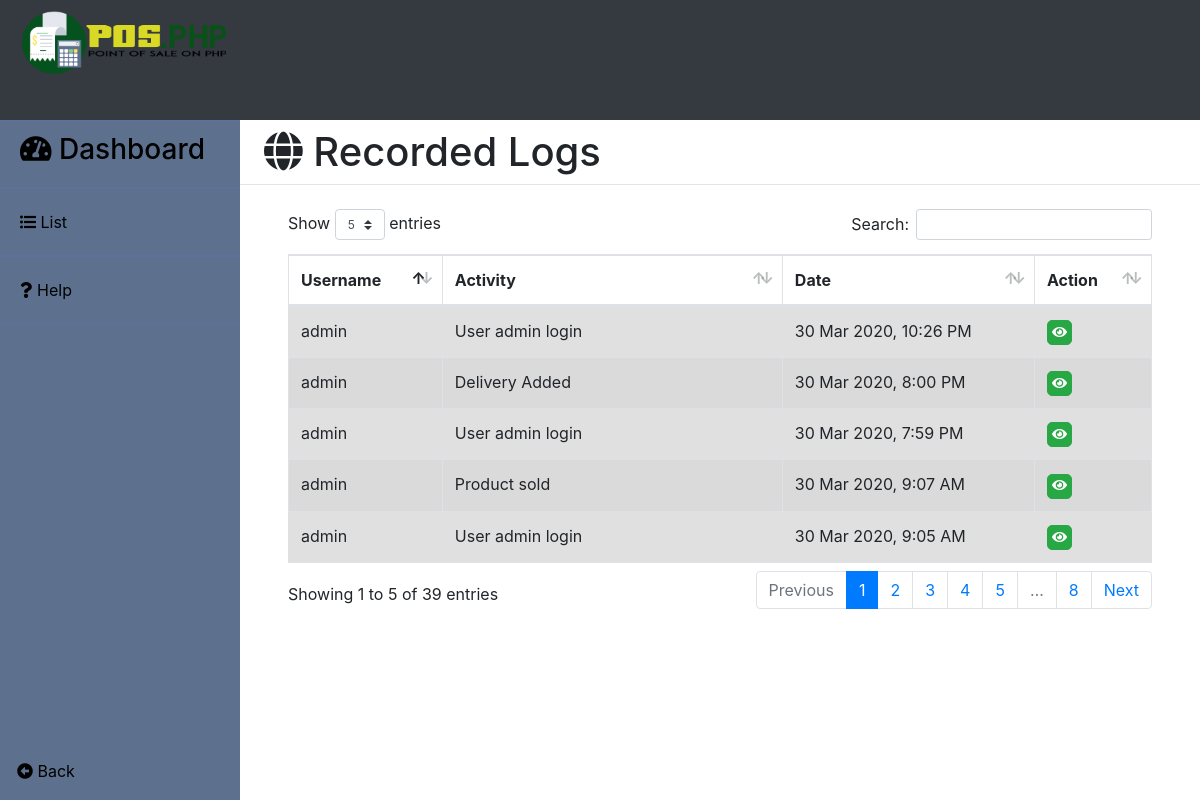
Screenshot of /logs/logs.php (signed in) with the database file from the repository.
### tables this page shows
CREATE TABLE `logs` (
  `id` int(11) NOT NULL,
  `username` varchar(30) NOT NULL,
  `purpose` varchar(30) NOT NULL,
  `logs_time` datetime NOT NULL DEFAULT current_timestamp()
);

### logs/logs.php (the view, shortened to what this page needs)
<?php
	include("../server/connection.php");
	$sql = "SELECT * FROM logs ORDER BY id DESC";
	$result	= mysqli_query($db, $sql);
	?>
<!DOCTYPE html>
<html>
<head>
	<?php include('../templates/head1.php');?>
</head>
<body>
	<div class="contain h-100">
		<?php include('../logs/base.php');?>
		<div>
			<h1 class="ml-4 pt-2"><i class="fas fa-globe"></i> Recorded Logs</h1>
			<hr class="mt-0 mb-0">
			<div class="table-responsive mt-4 pl-5 pr-5">
				<table class="table table-striped table-bordered" id="logs_table" style="margin-top: -22px;">
				<thead>
					<tr>
						<th scope="col" class="column-text">Username</th>
						<th scope="col" class="column-text">Activity</th>
						<th scope="col" class="column-text">Date</th>
						<th scope="col" class="column-text">Action</th>
					</tr>
				</thead>
				<tbody class="table-hover">
					<?php
						while($row = mysqli_fetch_assoc($result)){
				  	?>
					<tr class="table-active">
						<td><?php echo $row['username'];?></td>
						<td><?php echo $row['purpose'];?></td>
						<td><?php echo date('d M Y, g:i A', strtotime($row['logs_time']));?></td>
						<td>
							<button type="button" name="view" value="View" style='font-size:10px; border-radius:5px;padding:4px;' id="<?php echo $row['id'];?>" class="btn btn-success btn-xs view_data"><i class="fas fa-eye fa-lg"></i></button>
						</td>
					</tr>
					<?php } ?>
				</tbody>
			</table>
			</div>
		</div>
	</div>
</body>
</html>

### rows the page displays
logs: username "admin", purpose "User admin login", logs_time "30 Mar 2020, 10:26 PM"
logs: username "admin", purpose "Delivery Added", logs_time "30 Mar 2020, 8:00 PM"
logs: username "admin", purpose "User admin login", logs_time "30 Mar 2020, 7:59 PM"
logs: username "admin", purpose "Product sold", logs_time "30 Mar 2020, 9:07 AM"
logs: username "admin", purpose "User admin login", logs_time "30 Mar 2020, 9:05 AM"
